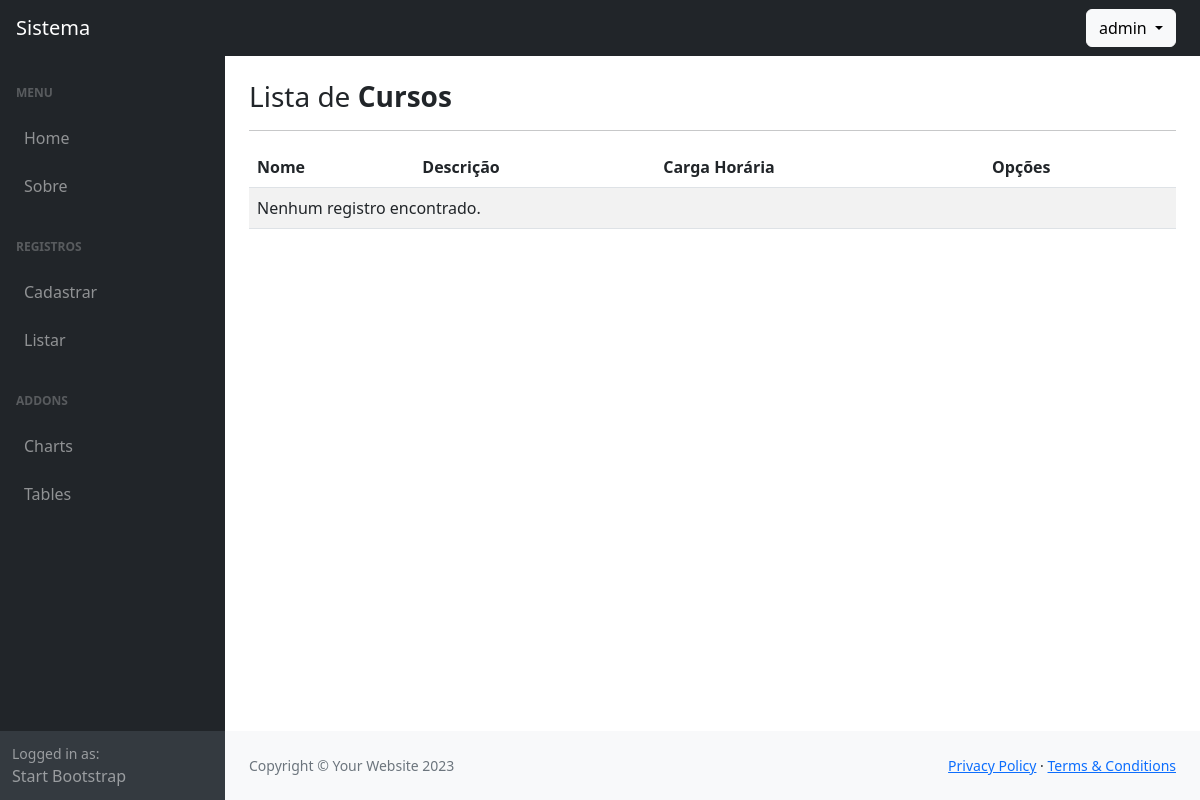
Page /listar/cursos/ (signed in) on the earlier database version.
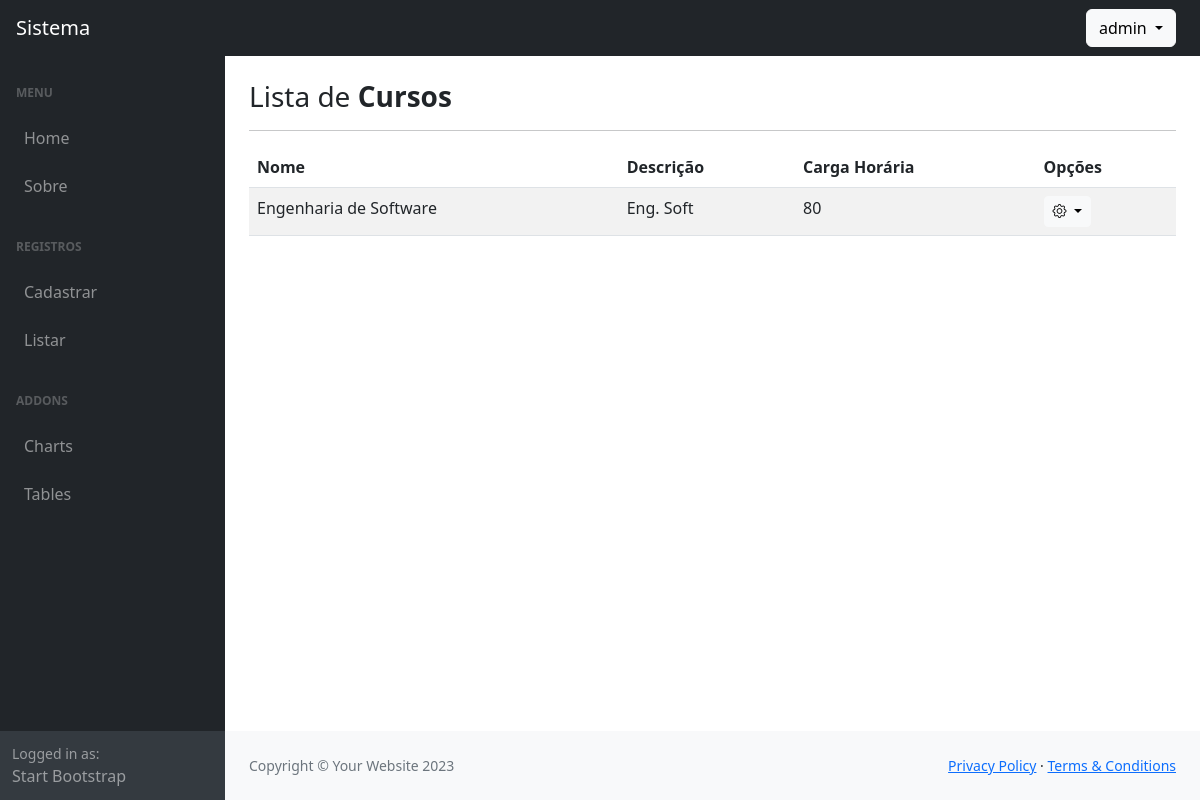
Same page on the later database version.
### cadastros/models.py (models this page shows, shortened)
class Curso(models.Model):
    nome = models.CharField(max_length=100, unique=True)
    descricao = models.TextField()
    carga_horaria = models.PositiveIntegerField()
    class Meta:
        ordering = ["nome"]

### cadastros/views.py (the view)
# urls.py: path('listar/cursos/', CursoList.as_view(), name='listar-curso'),
class CursoList(LoginRequiredMixin, ListView):
    template_name = 'cadastros/list/curso.html'
    model = Curso

### cadastros/templates/cadastros/list/curso.html (shortened to what this page needs)
{% extends "paginas/modelo.html" %}
{% block conteudo %}
<h3>
    Lista de <b>Cursos</b>
</h3>
<hr>
<table class="table table-striped">
    <thead>
        <th>Nome</th>
        <th>Descrição</th>
        <th>Carga Horária</th>
        <th>Opções</th>
    </thead>
    <tbody>
        {% for object in object_list %}
            <tr>
                <td>{{ object.nome }}</td>
                <td>{{ object.descricao }}</td>
                <td>{{ object.carga_horaria }}</td>
                <td>
                    <div class="dropdown">
                        <button class="btn btn-light btn-sm dropdown-toggle" type="button" data-bs-toggle="dropdown" aria-expanded="false">
                            <i class="bi bi-gear"></i>
                        </button>
                    </div>
                </td>
            </tr>
        {% empty %}
            <tr>
                <td colspan="4">Nenhum registro encontrado.</td>
            </tr>
        {% endfor %}
    </tbody>
</table>
{% endblock %}

Differences in the rows shown:
added Curso: nome "Engenharia de Software", descricao "Eng. Soft", carga_horaria "80"
Other differences:
text no longer shown: "Nenhum registro encontrado."
